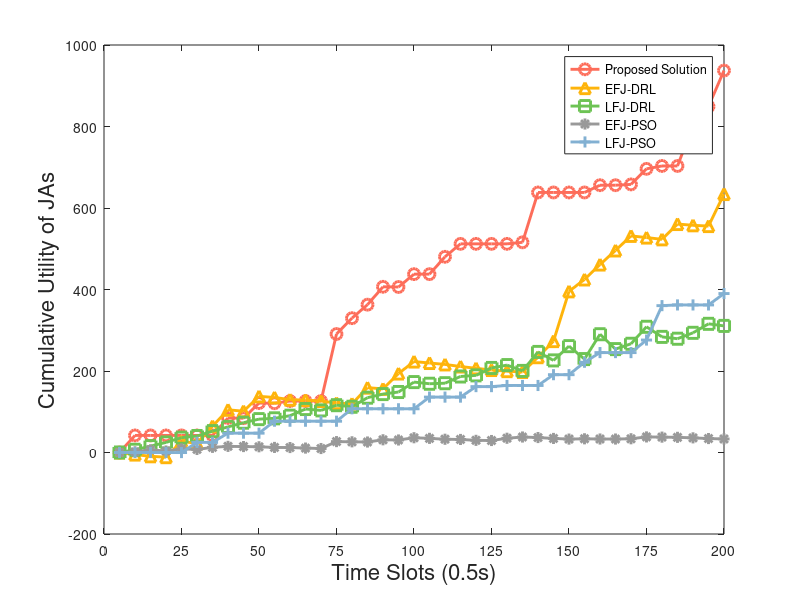

MATLAB code for this plot: (Note: this script raises an error after producing the figure.)
clc
clear all
data = csvread('VSUJ.csv');
plot(data(2, 2:41), '-o', 'MarkerSize', 8, 'Color', '#FD6D5A', 'LineWidth', 2.1);
hold on
plot(data(3, 2:41), '-^', 'MarkerSize', 8, 'Color', '#FEB40B',  'LineWidth', 2.1);
hold on
plot(data(4, 2:41), '-s', 'MarkerSize', 8, 'Color', '#6DC354', 'LineWidth', 2.1)
hold on
plot(data(5, 2:41), '-*', 'MarkerSize', 8, 'Color', '#999999',  'LineWidth', 2.1);
hold on
plot(data(6, 2:41), '-+', 'MarkerSize', 8, 'Color', '#82B0D2', 'LineWidth', 2.1)
hold on
%plot(data(:, 5), '-*', 'MarkerSize', 12, 'Color',[0.8549 0.64706 0.12549], 'LineWidth', 3.2)
%hold on

g=legend('Proposed Solution', 'EFJ-DRL', 'LFJ-DRL', 'EFJ-PSO', 'LFJ-PSO' );
hx=xlabel('Time Slots (0.5s)','FontSize',16); 
hy=ylabel('Cumulative Utility of JAs','FontSize',16);
k=set(gca,'xtick',0:5:40,'XTickLabel',{'0','25','50','75','100','125','150','175','200'});
set(g,'Interpreter','latex','FontSize',16,'FontWeight','normal')
set(hx,'Interpreter','latex','FontSize',16,'FontWeight','normal')
set(hy,'Interpreter','latex','FontSize',16,'FontWeight','normal')
